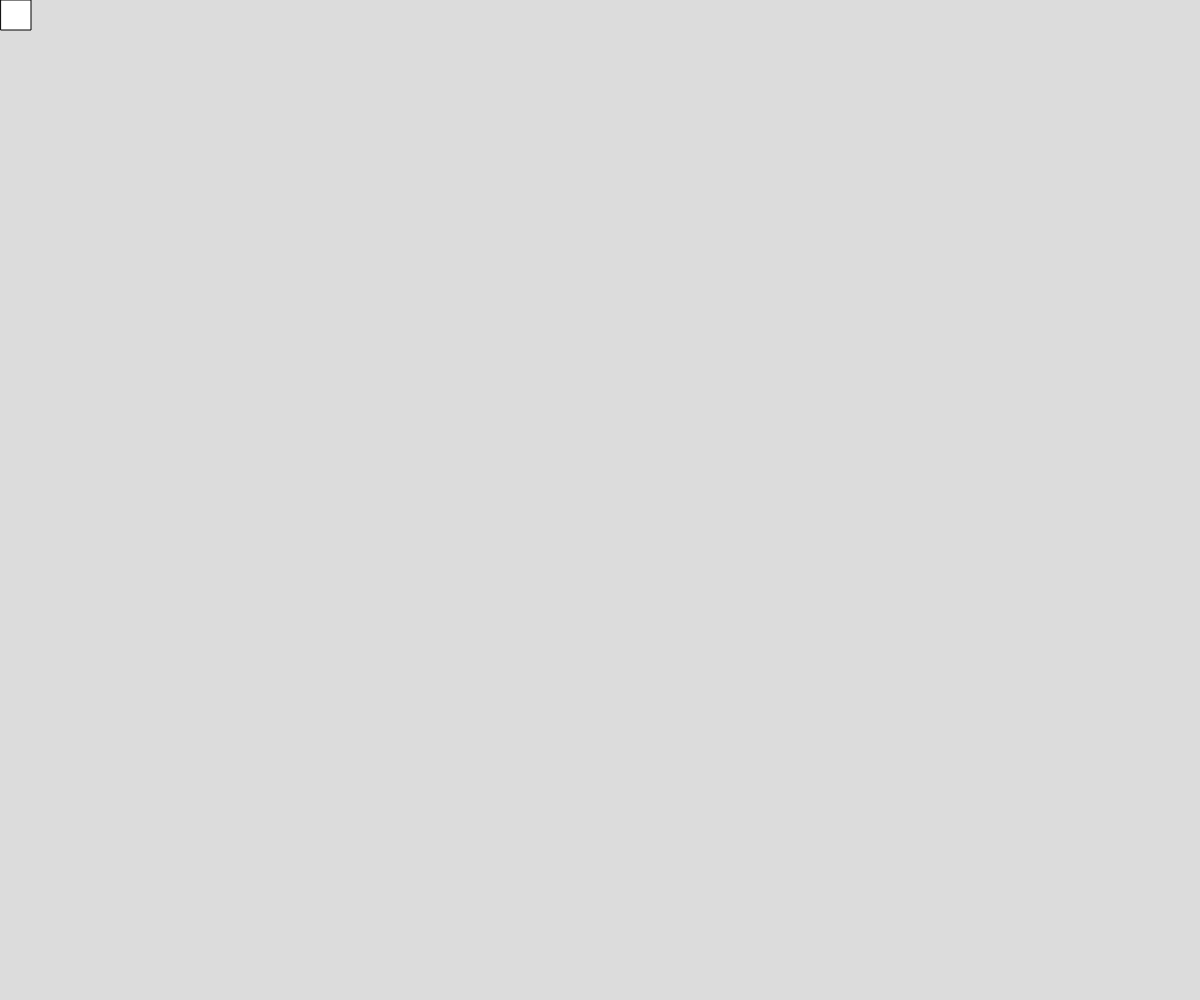
Frame 1 (no input)
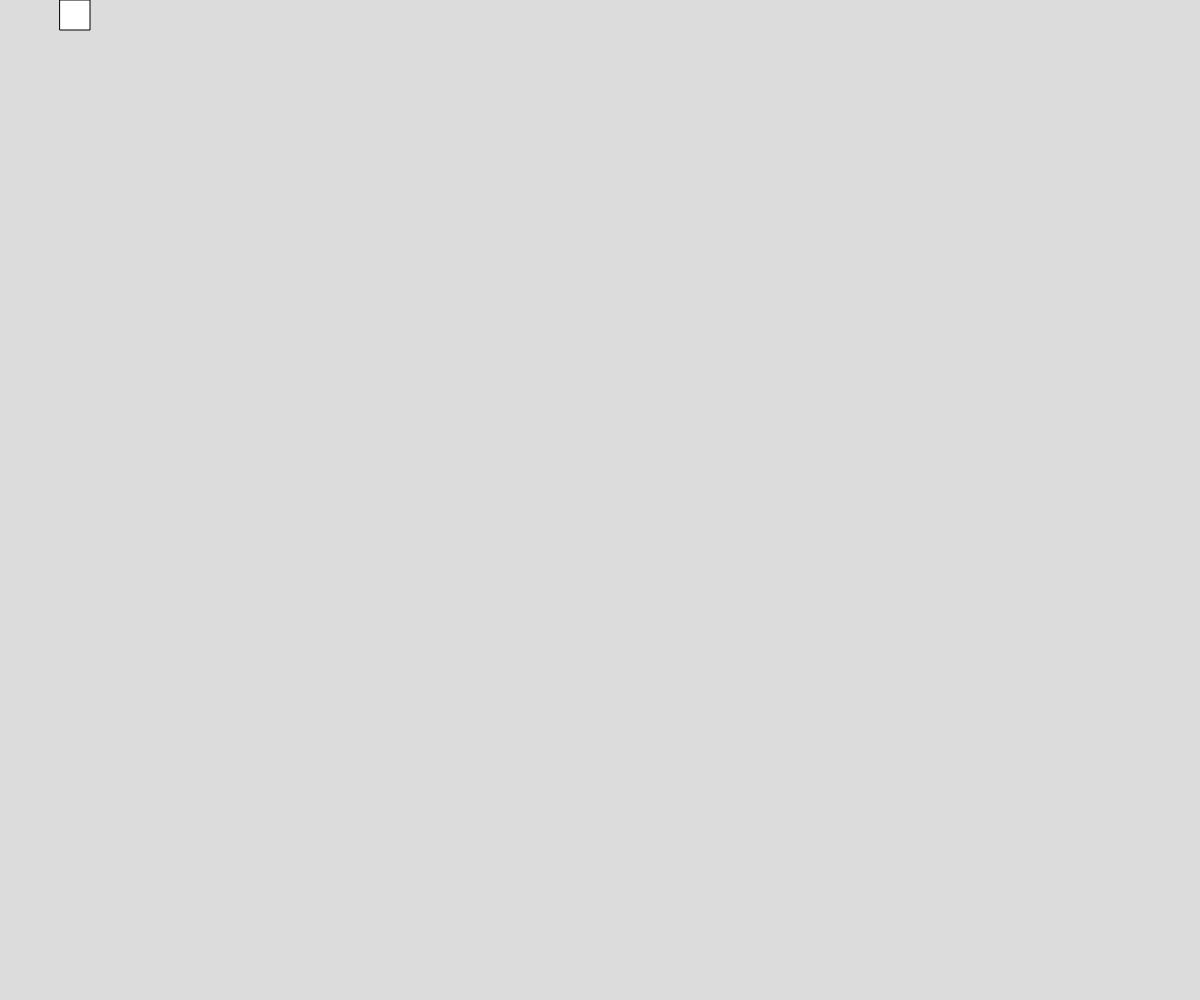
Frame 60 (no input)
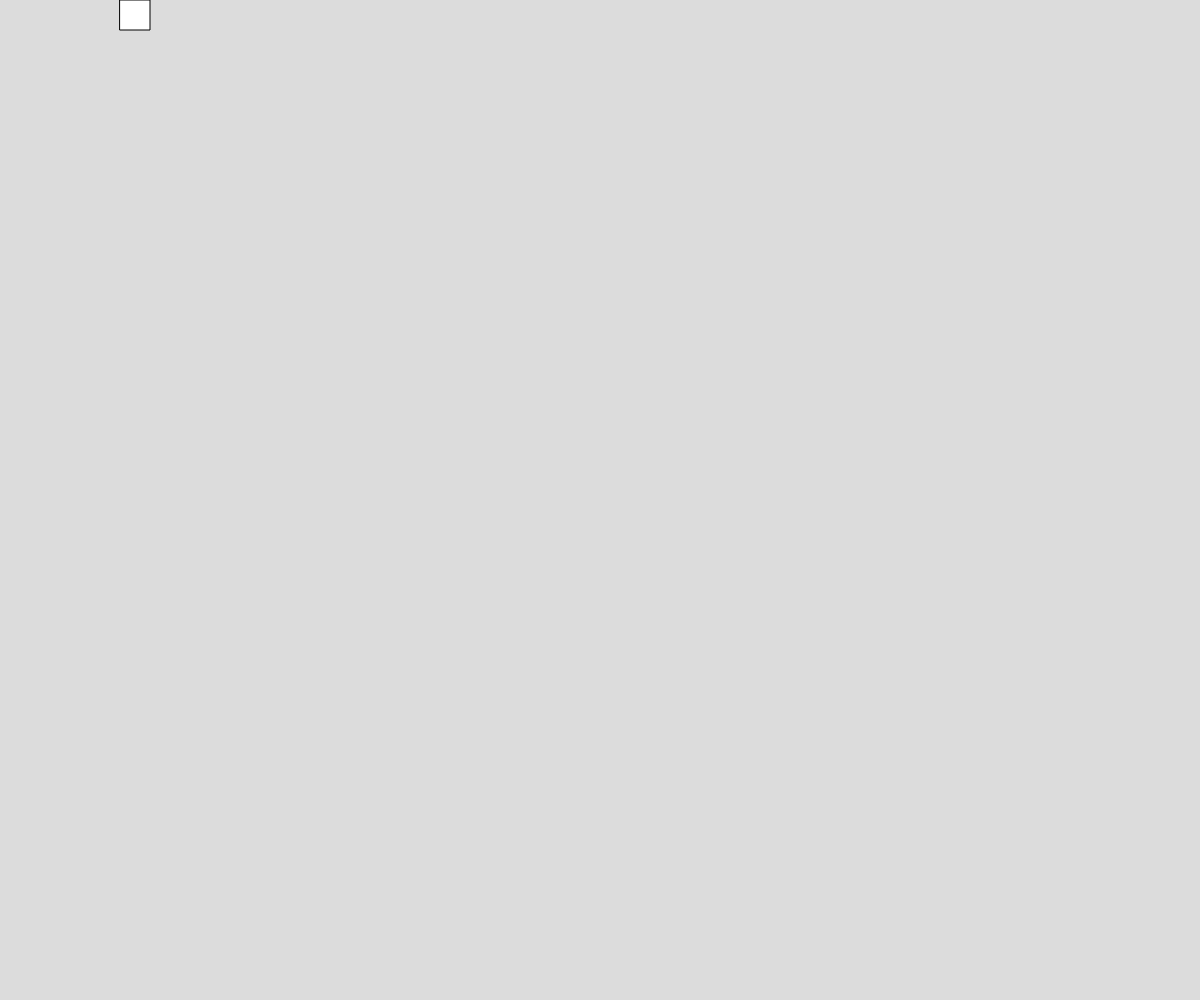
Frame 120 (the mouse pressed at the canvas centre since frame 60)

The p5.js sketch that drew these frames (run headless with seeded random() and noise() and a simulated clock; from frame 60 on, the mouse is pressed at the canvas centre):

// p5.js sketch
// ── sketch.js
// Project Title
// Your Name
// Date
//
// Extra for Experts:
// - describe what you did to take this project "above and beyond"

let state = 0; // 0 = top 1 = right 2 = bottom 3 = left
const rectSize = 30;
let x = 0;
let y = 0; 

function setup() {
  createCanvas(windowWidth, windowHeight);
}

function draw() {
  background(220);
  if (state === 0){
    x += 1;
    if (x > windowWidth - rectSize) state = 1;
  }
  else if (state === 1){
    y += 1;
    if (y > windowHeight - rectSize) state = 2;
  }
  else if (state === 2){
    x -= 1;
    if (x <= 0) state = 3;
  }
  else if (state === 3){
    y -= 1;
    if (y <= 0) state = 0;
  }
  rect(x,y, rectSize, rectSize);

}
